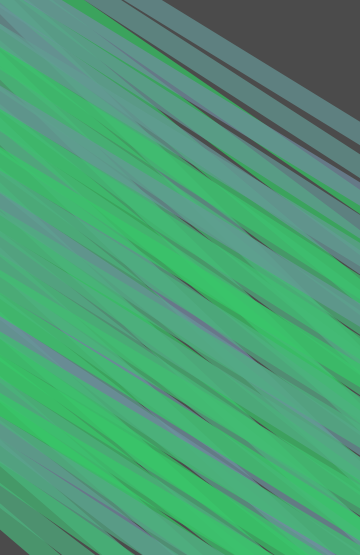
Frame 1 (no input)
Frame 60 (the mouse pressed at the canvas centre just before this capture): identical to frame 1, image omitted
Frame 120 (the mouse held since frame 60 and released just before this capture): identical to frame 1, image omitted

The Processing sketch that drew this single still picture (run headless with seeded random() and noise(); from frame 60 on, the mouse is pressed at the canvas centre):

// Processing sketch: processing_60120
// ── processing_60120.pde

/////////////////////////////////////////////////////////////
//
//    if you use this code leave this comment in 
//
//    PATTERN MAKER
//    Ben Jack - March 2012
//    
//    DSDN 142 course material
//
/////////////////////////////////////////////////////////////



//what happens if you change these? 
int xRepeat = 60;
int yRepeat = 60;
int x = 0;
int y = 0;
float diaColour = 210;


void setup() {
  size(360, 555);

  background(75);

  for (int i = 0; i < width/xRepeat; i++) {//loop 1 repeats pattern in the x direction.
    for (int j = 0; j < height/yRepeat; j++) {//loop 2 repeats the entire rows vertically.
      pushMatrix();//saves untransformed co-ordinates
      translate(xRepeat*i, yRepeat*j);// translates the entire coordinate system (is what causes the same thing to be drawn in different places).
      myPattern();
      popMatrix();//reverts to the saved co-ordinate system that we created using pushMatrix()
    }
  }
}


//ignore draw this time. use the "myPattern()" function instead
void draw() {
}


void myPattern() {
  
  smooth();
  diaColour = random(50, 120);
  
  stroke(diaColour, 255-diaColour, 50+diaColour, 175);
  strokeWeight(20);
  strokeCap(PROJECT);
  fill(diaColour, 255-diaColour, 50+diaColour, 175);
  line(x, y, 500-x, 500-y);
   
  x = x - 10;
  y = y - 4;
  
  
}

void mousePressed() {
  save(frameCount+".jpg");
}
